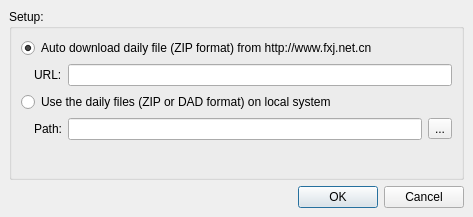
<ui version="4.0" >
 <class>tcFxjFileImportSourceDialog</class>
 <widget class="QDialog" name="tcFxjFileImportSourceDialog" >
  <property name="geometry" >
   <rect>
    <x>0</x>
    <y>0</y>
    <width>473</width>
    <height>217</height>
   </rect>
  </property>
  <property name="windowTitle" >
   <string>Fxj File Import Source Setting...</string>
  </property>
  <layout class="QVBoxLayout" >
   <property name="margin" >
    <number>9</number>
   </property>
   <property name="spacing" >
    <number>6</number>
   </property>
   <item>
    <widget class="QGroupBox" name="gbx1" >
     <property name="title" >
      <string>Setup:</string>
     </property>
     <layout class="QVBoxLayout" >
      <property name="margin" >
       <number>9</number>
      </property>
      <property name="spacing" >
       <number>6</number>
      </property>
      <item>
       <widget class="QRadioButton" name="rdo1" >
        <property name="text" >
         <string>Auto download daily file (ZIP format) from http://www.fxj.net.cn</string>
        </property>
        <property name="checked" >
         <bool>true</bool>
        </property>
       </widget>
      </item>
      <item>
       <layout class="QHBoxLayout" >
        <property name="margin" >
         <number>0</number>
        </property>
        <property name="spacing" >
         <number>6</number>
        </property>
        <item>
         <widget class="QLabel" name="lbl1" >
          <property name="text" >
           <string/>
          </property>
         </widget>
        </item>
        <item>
         <widget class="QLabel" name="lbl2" >
          <property name="text" >
           <string>URL:</string>
          </property>
         </widget>
        </item>
        <item>
         <widget class="QLineEdit" name="edt1" />
        </item>
       </layout>
      </item>
      <item>
       <widget class="QRadioButton" name="rdo2" >
        <property name="text" >
         <string>Use the daily files (ZIP or DAD format) on local system</string>
        </property>
       </widget>
      </item>
      <item>
       <layout class="QHBoxLayout" >
        <property name="margin" >
         <number>0</number>
        </property>
        <property name="spacing" >
         <number>6</number>
        </property>
        <item>
         <widget class="QLabel" name="lbl3" >
          <property name="text" >
           <string/>
          </property>
         </widget>
        </item>
        <item>
         <widget class="QLabel" name="lbl4" >
          <property name="text" >
           <string>Path:</string>
          </property>
         </widget>
        </item>
        <item>
         <widget class="QLineEdit" name="edt2" />
        </item>
        <item>
         <widget class="QToolButton" name="btn1" >
          <property name="text" >
           <string>...</string>
          </property>
         </widget>
        </item>
       </layout>
      </item>
      <item>
       <spacer>
        <property name="orientation" >
         <enum>Qt::Vertical</enum>
        </property>
        <property name="sizeHint" >
         <size>
          <width>20</width>
          <height>40</height>
         </size>
        </property>
       </spacer>
      </item>
     </layout>
    </widget>
   </item>
   <item>
    <widget class="QDialogButtonBox" name="buttonBox" >
     <property name="orientation" >
      <enum>Qt::Horizontal</enum>
     </property>
     <property name="standardButtons" >
      <set>QDialogButtonBox::Cancel|QDialogButtonBox::NoButton|QDialogButtonBox::Ok</set>
     </property>
    </widget>
   </item>
  </layout>
 </widget>
 <resources/>
 <connections>
  <connection>
   <sender>buttonBox</sender>
   <signal>accepted()</signal>
   <receiver>tcFxjFileImportSourceDialog</receiver>
   <slot>accept()</slot>
   <hints>
    <hint type="sourcelabel" >
     <x>248</x>
     <y>254</y>
    </hint>
    <hint type="destinationlabel" >
     <x>157</x>
     <y>274</y>
    </hint>
   </hints>
  </connection>
  <connection>
   <sender>buttonBox</sender>
   <signal>rejected()</signal>
   <receiver>tcFxjFileImportSourceDialog</receiver>
   <slot>reject()</slot>
   <hints>
    <hint type="sourcelabel" >
     <x>316</x>
     <y>260</y>
    </hint>
    <hint type="destinationlabel" >
     <x>286</x>
     <y>274</y>
    </hint>
   </hints>
  </connection>
 </connections>
</ui>
